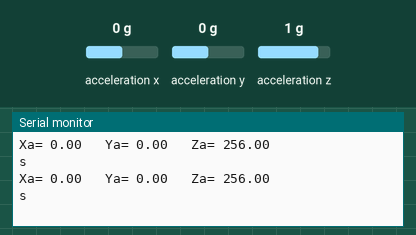
Bench run of a sketch on a simulated Arduino Uno, built with avr-gcc and run on an emulated ATmega328P. Parts: the last lines printed to the serial monitor. Wiring (inferred from the names in the program): ADXL345 accelerometer at I2C address 0x53. Inputs (shaded band) come from the test bench; at power-on: acceleration x 0 g, acceleration y 0 g, acceleration z 1 g. No radio packets arrive unless stated.

Above: at 1.8 s.
1.9 s: acceleration x set to -1.4 g
At 3.0 s:
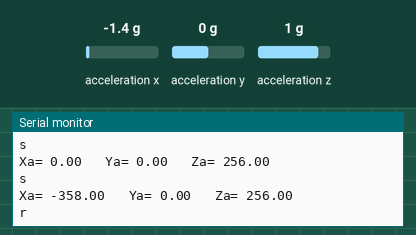
4.7 s: acceleration y set to -1.4 g
At 6.2 s:
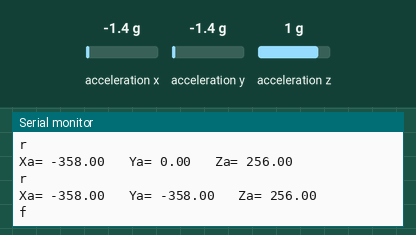
8.9 s: acceleration x set to 0.8 g
At 11.5 s:
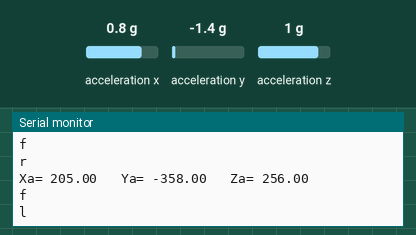
13.1 s: acceleration y set to 0.8 g
At 14.7 s:
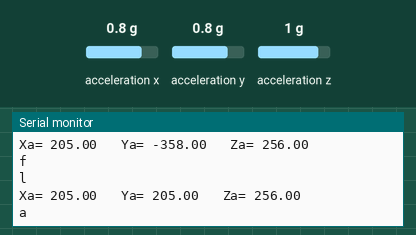
17.3 s: acceleration z set to -1.4 g
At 18.8 s:
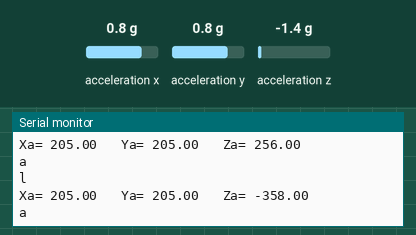
Timing chart, 0 to 19.8 s (numbered marks = the images above; inputs shaded):
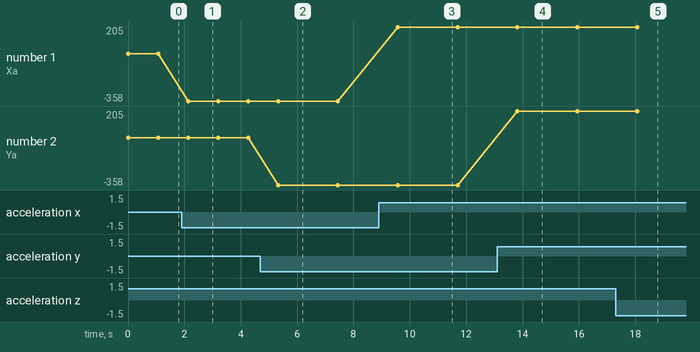

The sketch:

grccartran.ino
```cpp
/*
    Arduino and ADXL345 Accelerometer Tutorial
     by Dejan, https://howtomechatronics.com
*/
#include <RH_ASK.h>
#include <SPI.h>
#include <Wire.h>  // Wire library - used for I2C communication
int ADXL345 = 0x53; // The ADXL345 sensor I2C address
float X_out, Y_out, Z_out;  // Outputs
RH_ASK driver;
void setup()
{
  Serial.begin(9600); // Initiate serial communication for printing the results on the Serial monitor
  if (!driver.init())
         Serial.println("init failed");
  Wire.begin(); // Initiate the Wire library
  // Set ADXL345 in measuring mode
  Wire.beginTransmission(ADXL345); // Start communicating with the device
  Wire.write(0x2D); // Access/ talk to POWER_CTL Register - 0x2D
  // Enable measurement
  Wire.write(8); // (8dec -> 0000 1000 binary) Bit D3 High for measuring enable
  Wire.endTransmission();
  delay(10);
}
void loop()
{
  Wire.beginTransmission(ADXL345);
  Wire.write(0x32); // Start with register 0x32 (ACCEL_XOUT_H)
  Wire.endTransmission(false);
  Wire.requestFrom(ADXL345, 6, true); // Read 6 registers total, each axis value is stored in 2 registers
  X_out = ( Wire.read()| Wire.read() << 8);
  Y_out = ( Wire.read()| Wire.read() << 8);
  Z_out = ( Wire.read()| Wire.read() << 8);
  Serial.print("Xa= ");
  Serial.print(X_out);
  Serial.print("   Ya= ");
  Serial.print(Y_out);
  Serial.print("   Za= ");
  Serial.println(Z_out);
  if ((X_out>-150 && X_out<150) && (Y_out>-150 && Y_out<150)) //stationary or stop(transmitter parallel to ground)
  {
    char *msg="s";
    Serial.println(*msg);
    driver.send((uint8_t*)msg,strlen(msg));
    driver.waitPacketSent();
    delay(1000);
  }
  else
  {
    if (Y_out<-150) //forward(transmitter tilted forward)
    {
      char *msg="f";
      Serial.println(*msg);
      driver.send((uint8_t*)msg,strlen(msg));
      driver.waitPacketSent();
      delay(1000);
    }
    if (Y_out>150) //backward(transmitter tilted backward)
    {
      char *msg="a";
      Serial.println(*msg);
      driver.send((uint8_t*)msg,strlen(msg));
      driver.waitPacketSent();
      delay(1000);
    }
    if (X_out>150) //left(transmitter tilted to left)
    {
      char *msg="l";
      Serial.println(*msg);
      driver.send((uint8_t*)msg,strlen(msg));
      driver.waitPacketSent();
      delay(1000);
    }
    if (X_out<-150)//right(transmitter tilted to right)
    {
      char *msg="r";
      Serial.println(*msg);
      driver.send((uint8_t*)msg,strlen(msg));
      driver.waitPacketSent();
      delay(1000);
    }
  }
}
```

Measured:
- after the input at 1.9 s, the serial monitor: prints a new line after 0.24 s (image 1)
- after the input at 4.7 s, the serial monitor: prints a new line after 0.63 s (image 2)
- after the input at 8.9 s, the serial monitor: prints a new line after 0.67 s (image 3)
- after the input at 13.1 s, the serial monitor: prints a new line after 0.72 s (image 4)
- after the input at 17.3 s, the serial monitor: prints a new line after 0.77 s (image 5)
- plotted number 1: 0 → -358 after the input at 1.9 s, -358 → 205 after the input at 8.9 s
